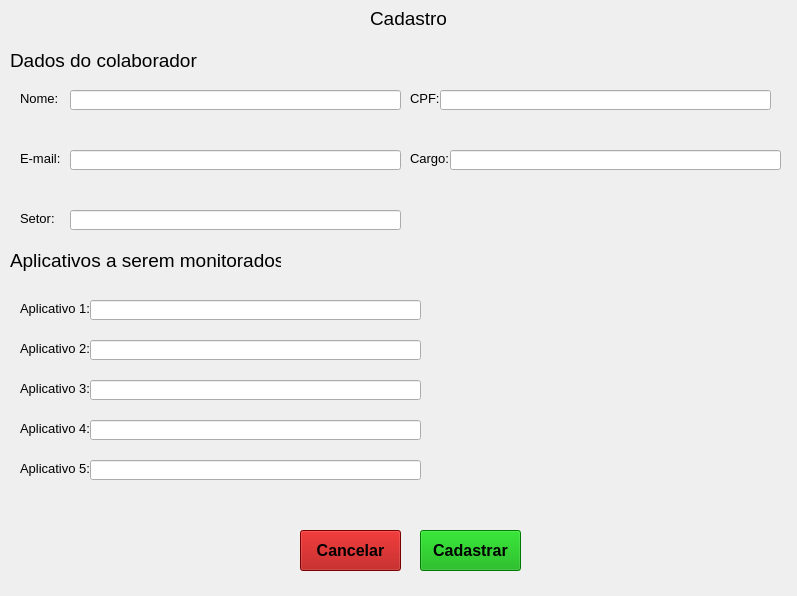
<?xml version="1.0" encoding="UTF-8"?>
<ui version="4.0">
 <class>MainWindow</class>
 <widget class="QMainWindow" name="MainWindow">
  <property name="geometry">
   <rect>
    <x>0</x>
    <y>0</y>
    <width>797</width>
    <height>596</height>
   </rect>
  </property>
  <property name="windowTitle">
   <string>Cadastro</string>
  </property>
  <widget class="QWidget" name="centralwidget">
   <widget class="QLabel" name="label_title">
    <property name="geometry">
     <rect>
      <x>370</x>
      <y>10</y>
      <width>81</width>
      <height>16</height>
     </rect>
    </property>
    <property name="font">
     <font>
      <pointsize>14</pointsize>
     </font>
    </property>
    <property name="text">
     <string>Cadastro</string>
    </property>
   </widget>
   <widget class="QLabel" name="label_subtitle">
    <property name="geometry">
     <rect>
      <x>10</x>
      <y>50</y>
      <width>191</width>
      <height>21</height>
     </rect>
    </property>
    <property name="font">
     <font>
      <pointsize>14</pointsize>
     </font>
    </property>
    <property name="text">
     <string>Dados do colaborador</string>
    </property>
   </widget>
   <widget class="QLabel" name="label_subtitle2">
    <property name="geometry">
     <rect>
      <x>10</x>
      <y>250</y>
      <width>271</width>
      <height>21</height>
     </rect>
    </property>
    <property name="font">
     <font>
      <pointsize>14</pointsize>
     </font>
    </property>
    <property name="text">
     <string>Aplicativos a serem monitorados</string>
    </property>
   </widget>
   <widget class="QLabel" name="label_name">
    <property name="geometry">
     <rect>
      <x>20</x>
      <y>90</y>
      <width>47</width>
      <height>16</height>
     </rect>
    </property>
    <property name="font">
     <font>
      <pointsize>10</pointsize>
     </font>
    </property>
    <property name="text">
     <string>Nome:</string>
    </property>
   </widget>
   <widget class="QLabel" name="label_cpf">
    <property name="geometry">
     <rect>
      <x>410</x>
      <y>90</y>
      <width>31</width>
      <height>16</height>
     </rect>
    </property>
    <property name="font">
     <font>
      <pointsize>10</pointsize>
     </font>
    </property>
    <property name="text">
     <string>CPF:</string>
    </property>
   </widget>
   <widget class="QLabel" name="label_email">
    <property name="geometry">
     <rect>
      <x>20</x>
      <y>150</y>
      <width>47</width>
      <height>16</height>
     </rect>
    </property>
    <property name="font">
     <font>
      <pointsize>10</pointsize>
     </font>
    </property>
    <property name="text">
     <string>E-mail:</string>
    </property>
   </widget>
   <widget class="QLabel" name="label_cargo">
    <property name="geometry">
     <rect>
      <x>410</x>
      <y>150</y>
      <width>47</width>
      <height>16</height>
     </rect>
    </property>
    <property name="font">
     <font>
      <pointsize>10</pointsize>
     </font>
    </property>
    <property name="text">
     <string>Cargo:</string>
    </property>
   </widget>
   <widget class="QLabel" name="label_setor">
    <property name="geometry">
     <rect>
      <x>20</x>
      <y>210</y>
      <width>47</width>
      <height>16</height>
     </rect>
    </property>
    <property name="font">
     <font>
      <pointsize>10</pointsize>
     </font>
    </property>
    <property name="text">
     <string>Setor:</string>
    </property>
   </widget>
   <widget class="QLabel" name="label_app1">
    <property name="geometry">
     <rect>
      <x>20</x>
      <y>300</y>
      <width>71</width>
      <height>16</height>
     </rect>
    </property>
    <property name="font">
     <font>
      <pointsize>10</pointsize>
     </font>
    </property>
    <property name="text">
     <string>Aplicativo 1:</string>
    </property>
   </widget>
   <widget class="QLabel" name="label_app4">
    <property name="geometry">
     <rect>
      <x>20</x>
      <y>420</y>
      <width>71</width>
      <height>16</height>
     </rect>
    </property>
    <property name="font">
     <font>
      <pointsize>10</pointsize>
     </font>
    </property>
    <property name="text">
     <string>Aplicativo 4:</string>
    </property>
   </widget>
   <widget class="QLabel" name="label_app2">
    <property name="geometry">
     <rect>
      <x>20</x>
      <y>340</y>
      <width>71</width>
      <height>16</height>
     </rect>
    </property>
    <property name="font">
     <font>
      <pointsize>10</pointsize>
     </font>
    </property>
    <property name="text">
     <string>Aplicativo 2:</string>
    </property>
   </widget>
   <widget class="QLabel" name="label_app5">
    <property name="geometry">
     <rect>
      <x>20</x>
      <y>460</y>
      <width>71</width>
      <height>16</height>
     </rect>
    </property>
    <property name="font">
     <font>
      <pointsize>10</pointsize>
     </font>
    </property>
    <property name="text">
     <string>Aplicativo 5:</string>
    </property>
   </widget>
   <widget class="QLabel" name="label_app3">
    <property name="geometry">
     <rect>
      <x>20</x>
      <y>380</y>
      <width>71</width>
      <height>16</height>
     </rect>
    </property>
    <property name="font">
     <font>
      <pointsize>10</pointsize>
     </font>
    </property>
    <property name="text">
     <string>Aplicativo 3:</string>
    </property>
   </widget>
   <widget class="QLineEdit" name="input_name">
    <property name="geometry">
     <rect>
      <x>70</x>
      <y>90</y>
      <width>331</width>
      <height>20</height>
     </rect>
    </property>
   </widget>
   <widget class="QLineEdit" name="input_cpf">
    <property name="geometry">
     <rect>
      <x>440</x>
      <y>90</y>
      <width>331</width>
      <height>20</height>
     </rect>
    </property>
   </widget>
   <widget class="QLineEdit" name="input_cargo">
    <property name="geometry">
     <rect>
      <x>450</x>
      <y>150</y>
      <width>331</width>
      <height>20</height>
     </rect>
    </property>
   </widget>
   <widget class="QLineEdit" name="input_email">
    <property name="geometry">
     <rect>
      <x>70</x>
      <y>150</y>
      <width>331</width>
      <height>20</height>
     </rect>
    </property>
   </widget>
   <widget class="QLineEdit" name="input_setor">
    <property name="geometry">
     <rect>
      <x>70</x>
      <y>210</y>
      <width>331</width>
      <height>20</height>
     </rect>
    </property>
   </widget>
   <widget class="QLineEdit" name="input_app1">
    <property name="geometry">
     <rect>
      <x>90</x>
      <y>300</y>
      <width>331</width>
      <height>20</height>
     </rect>
    </property>
   </widget>
   <widget class="QLineEdit" name="input_app2">
    <property name="geometry">
     <rect>
      <x>90</x>
      <y>340</y>
      <width>331</width>
      <height>20</height>
     </rect>
    </property>
   </widget>
   <widget class="QLineEdit" name="input_app3">
    <property name="geometry">
     <rect>
      <x>90</x>
      <y>380</y>
      <width>331</width>
      <height>20</height>
     </rect>
    </property>
   </widget>
   <widget class="QLineEdit" name="input_app4">
    <property name="geometry">
     <rect>
      <x>90</x>
      <y>420</y>
      <width>331</width>
      <height>20</height>
     </rect>
    </property>
   </widget>
   <widget class="QLineEdit" name="input_app5">
    <property name="geometry">
     <rect>
      <x>90</x>
      <y>460</y>
      <width>331</width>
      <height>20</height>
     </rect>
    </property>
   </widget>
   <widget class="QPushButton" name="btn_cancel">
    <property name="geometry">
     <rect>
      <x>300</x>
      <y>530</y>
      <width>101</width>
      <height>41</height>
     </rect>
    </property>
    <property name="font">
     <font>
      <pointsize>12</pointsize>
      <weight>75</weight>
      <bold>true</bold>
     </font>
    </property>
    <property name="styleSheet">
     <string notr="true">QPushButton{
	background-color: rgb(170, 0, 0);
}
QPushButton:hover{
background-color: rgb(255, 0, 0);
}
</string>
    </property>
    <property name="text">
     <string>Cancelar</string>
    </property>
   </widget>
   <widget class="QPushButton" name="btn_ok">
    <property name="geometry">
     <rect>
      <x>420</x>
      <y>530</y>
      <width>101</width>
      <height>41</height>
     </rect>
    </property>
    <property name="font">
     <font>
      <pointsize>12</pointsize>
      <weight>75</weight>
      <bold>true</bold>
     </font>
    </property>
    <property name="styleSheet">
     <string notr="true">QPushButton{
	background-color: rgb(0, 170, 0);
}
QPushButton:hover{
	background-color: rgb(0, 255, 0);
}</string>
    </property>
    <property name="text">
     <string>Cadastrar</string>
    </property>
   </widget>
  </widget>
 </widget>
 <resources/>
 <connections/>
</ui>
